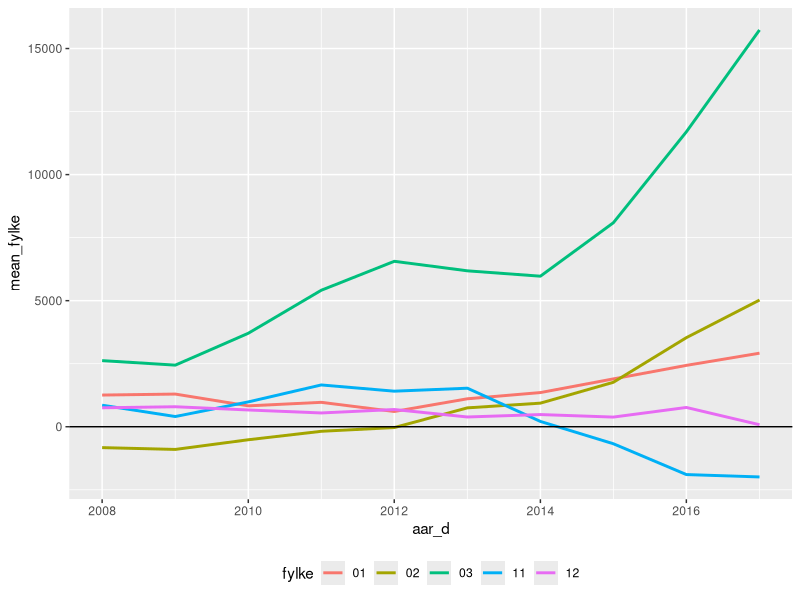

The R script that drew this image: (Note: this script raises an error after producing the figure.)
## ---- chunk 1
suppressPackageStartupMessages({
library(tidyverse)
library(lubridate)
library(modelr)
library(broom)
library(lmtest)
library(sandwich)
library(viridis)
})
## ---- chunk 2
pm2 <- read_csv("data/pm2.csv", show_col_types = FALSE)
## ---- chunk 3
pm2 <- pm2 %>% 
  mutate(
    fnr = str_sub(knr, 1,2),
    aar_f = str_sub(aar)
  )
## ---- chunk 4
head(pm2)
## ---- chunk 5
pm2 %>% 
  mutate(
    fnr = parse_factor(fnr, levels = fnr),
    aar_f = parse_factor(aar_f, levels = aar_f)
  )
## ---- chunk 6
pm2 <- pm2 %>% 
  mutate(
    Trade_pc_100K = Trade_p/100000
  ) 
## ---- chunk 7
head(pm2, n = 4)
## ---- chunk 8
mod1 <- 'pm2 ~ aar_f + Total_ya_p + inc_k1 + inc_k5 + uni_k_mf + uni_l_mf + Trade_pc_100K'
## ---- chunk 9
lm1 <- lm(mod1, data = pm2, subset = complete.cases(pm2))
## ---- chunk 10
summary(lm1)
## ---- chunk 11
pm2 %>% 
  add_residuals(lm1)
head(pm2, n = 4)
## ---- chunk 12
bptest(lm1)
## ---- chunk 13
coeftest(lm1)
## ---- chunk 14
vcovHC(lm1)
## ---- chunk 15
pm2 <- pm2 %>% 
  add_residuals(lm1)
## ---- chunk 16
pm2 <- pm2 %>%
  mutate(aar_d = make_date(aar))
## ---- chunk 17
pm2 <- pm2 %>%
  mutate(fylke = substr(knr, start = 1, stop = 2)) 
## ---- chunk 18
pm2 %>%
  filter(fylke %in% c("01", "02", "03", "11", "12")) %>% 
  unnest(c(fylke)) %>%
  group_by(fylke, aar_d) %>%
  summarize(mean_fylke = mean(resid)
            ) %>% 
  ggplot(aes(x = aar_d, y = mean_fylke, colour = fylke)) +
  geom_line(lwd=1) +
  theme(legend.position = "bottom")+
  geom_hline(yintercept = 0, colour = "black")

## ---- chunk 19
mod2 <- 'pm2 ~ aar_f*fnr + Total_ya_p + inc_k1 + inc_k5 + uni_k_mf + uni_l_mf + Trade_pc_100K'

lm2 <- lm(mod2, data = pm2)

summary(lm2)
## ---- chunk 20
pm2 <- pm2 %>%
  mutate(res_m2 = resid(lm2))
## ---- chunk 21
pm2 %>% filter(fnr %in% c("01", "02", "04", "11", "12")) %>%
ggplot(mapping = aes(x = aar_d, y = res_m2)) +
geom_line(aes(group = knavn)) +
scale_size_manual(values = c(seq(2.0, 0.5, by = -0.1))) +
geom_hline(yintercept = 0) +
theme(legend.position = 'bottom') +
  facet_wrap(~fylke)
## ---- chunk 22
pm2 %>% filter(fnr %in% c("11")) %>%
ggplot(mapping = aes(x = aar_d, y = res_m2)) +
scale_color_viridis(discrete = TRUE, option = "D") +
geom_line(aes(group = knavn, colour = knavn, size =knavn)) +
scale_size_manual(values = c(seq(2.0, 0.5, by = -0.1))) +
geom_hline(yintercept = 0) +
theme(legend.position = 'bottom')
## ---- chunk 23
pm2 %>% filter(knr %in% c("1119", "1120", "1127", "1121", "1130", "1135", "1106", "1149")) %>%
ggplot(mapping = aes(x = aar_d, y = res_m2)) +
scale_color_viridis(discrete = TRUE, option = "H") +
geom_line(aes(group = knavn, colour = knavn, size =knavn)) +
scale_size_manual(values = c(seq(2.0, 0.5, by = -0.1))) +
geom_hline(yintercept = 0) +
theme(legend.position = 'bottom')
## ---- chunk 24
pm2_n <- pm2 %>% 
  select(pm2, fnr, knr, aar, aar_f, aar_d, Menn_ya_p, Kvinner_ya_p, Total_ya_p, inc_k1, inc_k5, uni_k_mf, uni_l_mf, Trade_pc_100K) %>%
  group_by(aar_d) %>% 
  nest()
## ---- chunk 25
pm2_n
## ---- chunk 26
pm2_n$data[[1]] %>%
head(n = 5)
## ---- chunk 27
dim(pm2_n)
## ---- chunk 28
kom_model <- function(a_df) {
  lm(pm2 ~ fnr + Total_ya_p + inc_k1 + inc_k5 + uni_k_mf + uni_l_mf + Trade_pc_100K, data = a_df)
}
## ---- chunk 29
pm2_n <- pm2_n %>% 
  mutate(
    model = map(data, .f = kom_model)
    ) 
## ---- chunk 30
pm2_n %>% 
  filter(aar_d == "2008-01-01") %>% 
  .$model %>% 
  .[[1]] %>% 
  summary()
## ---- chunk 31
mod_sum <- pm2_n %>% 
  mutate(
    mod_summary = map(.x = model, .f = glance)
    ) %>% 
  unnest(mod_summary) %>% 
  print()
## ---- chunk 32
coef_df <- mod_sum$model %>% 
  map_df(1) %>% 
  tibble()
## ---- chunk 33
coef_df <- coef_df %>%
  mutate(
    aar = ymd(paste(2008:2017, 
                    "-01-01", 
                    sep = ""))
  ) %>%
  select(aar, everything())
## ---- chunk 34
coef_df_long <- coef_df %>% 
  pivot_longer(
    cols = `(Intercept)`:`Trade_pc_100K`,
    names_to = "variables",
    values_to = "coef")
## ---- chunk 35
coef_df_long %>% 
  select(aar, variables, coef) %>% 
  filter(
    variables %in% c("fnr02", "fnr03", "fnr04", "fnr10", "fnr11", "fnr12", "fnr14")
  ) %>% 
  ggplot(mapping = aes(x = aar, y = coef, colour = variables)) +
  scale_color_viridis(discrete = TRUE, option = "D") + 
  geom_line(aes(group = variables), lwd = 1) + 
  theme(legend.position = 'bottom')
## ---- chunk 36
coef_df_long %>% 
  select(aar, variables, coef) %>% 
  filter(
    variables %in% c("Total_ya_p", "inc_k1", "inc_k5", "uni_k_mf", "uni_l_mf", "Trade_pc_100K")
  ) %>% 
  ggplot(mapping = aes(x = aar, y = coef, colour = variables)) + 
  scale_color_viridis(discrete = TRUE, 
                      option = "D") + 
  geom_line(aes(group = variables), 
            lwd = 1) + 
  theme(legend.position = 'bottom')
## ---- chunk 37
#siste
